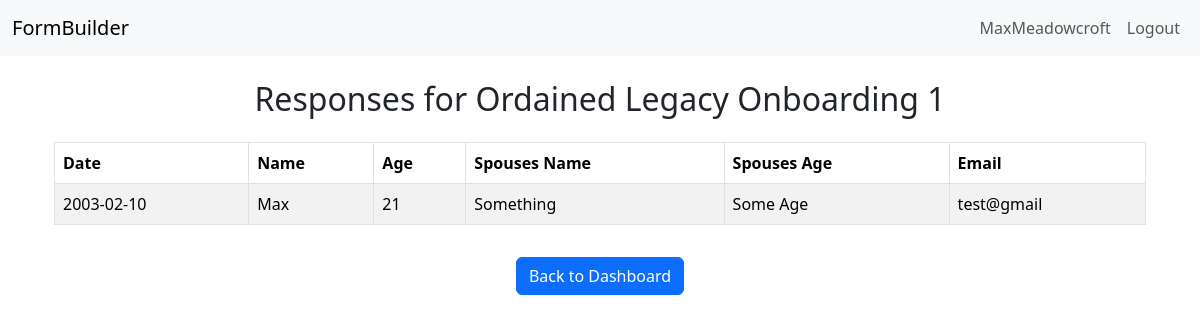
Before: /app/app/form/2fff5f0cfed9f489/responses/ (signed in) with the older database file.
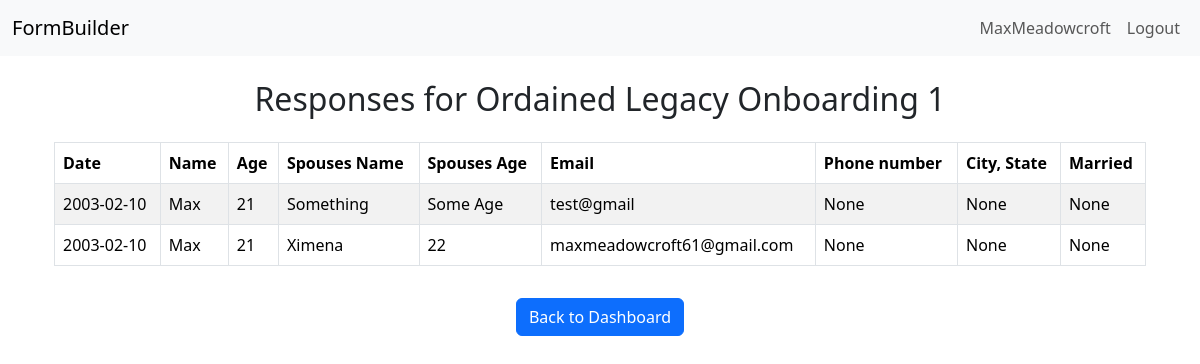
After: the same page with the newer database file.
### builder/models.py (models this page shows, shortened)
class Form(models.Model):
    title = models.CharField(max_length=255)
    description = models.TextField(blank=True, null=True)
    creator = models.ForeignKey(User, on_delete=models.CASCADE)
    created_at = models.DateTimeField(auto_now_add=True)
    form_hash = models.CharField(max_length=16, unique=True, blank=True, null=True)

class FormField(models.Model):
    form = models.ForeignKey(Form, on_delete=models.CASCADE, related_name="fields")
    label = models.CharField(max_length=255)
    description = models.TextField(blank=True, null=True)
    field_type = models.CharField(max_length=50, choices=FIELD_TYPES)
    required = models.BooleanField(default=True)

class FormSubmission(models.Model):
    form = models.ForeignKey(Form, on_delete=models.CASCADE, related_name="submissions")
    submission_data = models.JSONField()  # Store the form submission data as JSON
    submitted_at = models.DateTimeField(auto_now_add=True)

### builder/views.py (the view)
# urls.py: path('app/form/<str:form_hash>/responses/', views.view_responses, name='view_responses'),
@login_required
def view_responses(request, form_hash):
    form_instance = get_object_or_404(Form, form_hash=form_hash, creator=request.user)
    responses = FormSubmission.objects.filter(form=form_instance)
    return render(request, 'builder/view_responses.html', {'form': form_instance, 'responses': responses})

### builder/templatetags/extras.py (called while the page is built)
@register.filter
def get_item(dictionary, key):
    return dictionary.get(key)

### builder/templates/builder/view_responses.html
{% extends "base.html" %}
{% load extras %}
{% block content %}
<div class="container mt-4">
    <h2 class="text-center">Responses for {{ form.title }}</h2>
    {% if responses %}
    <div class="table-responsive mt-4">
        <table class="table table-striped table-bordered">
            <thead>
                <tr>
                    {% for field in form.fields.all %}
                    <th>{{ field.label }}</th>
                    {% endfor %}
                </tr>
            </thead>
            <tbody>
                {% for response in responses %}
                <tr>
                    {% for field in form.fields.all %}
                    <td>{{ response.submission_data|get_item:field.label }}</td>
                    {% endfor %}
                </tr>
                {% endfor %}
            </tbody>
        </table>
    </div>
    {% else %}
    <p class="text-center">No responses yet.</p>
    {% endif %}
    <div class="mt-3 text-center">
        <a href="{% url 'dashboard' %}" class="btn btn-primary">Back to Dashboard</a>
    </div>
</div>
{% endblock %}

### authentication/templates/base.html (shortened to what this page needs)
<!DOCTYPE html>
<html lang="en">
<head>
    <link href="https://cdn.jsdelivr.net/npm/bootstrap@5.3.3/dist/css/bootstrap.min.css" rel="stylesheet">
    {% load crispy_forms_tags %}
</head>
<body>
    <nav class="navbar navbar-expand-lg navbar-light bg-light">
        <div class="container-fluid">
            <a class="navbar-brand" href="{% url 'home' %}">FormBuilder</a>
            <div class="collapse navbar-collapse" id="navbarNav">
                <ul class="navbar-nav ms-auto">
                    {% if user.is_authenticated %}
                        <li class="nav-item">
                            <a class="nav-link" href="#">{{ user.username }}</a>
                        </li>
                        <li class="nav-item">
                            <a class="nav-link" href="{% url 'logout' %}">Logout</a>
                        </li>
                    {% endif %}
                </ul>
            </div>
        </div>
    </nav>
    <div class="container mt-4">
        {% block content %}{% endblock %}
    </div>
</body>
</html>

Changed rows visible on the page:
added FormField: label "Phone number", {{ response.submission_data|get_item:field.label }} "None"
added FormField: label "City, State", {{ response.submission_data|get_item:field.label }} "None"
added FormField: label "Married", {{ response.submission_data|get_item:field.label }} "None"
added FormSubmission: submission_data|get_item "2003-02-10", submission_data|get_item "Max", submission_data|get_item "21", submission_data|get_item "Ximena", submission_data|get_item "22", submission_data|get_item "maxmeadowcroft61@gmail.com", submission_data|get_item "None"
